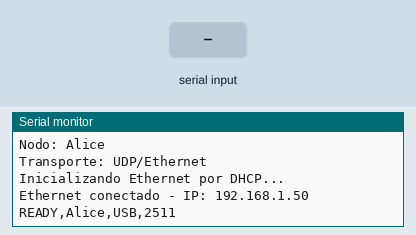
A program run on a simulated Arduino Uno, built with avr-gcc and run on an emulated ATmega328P. Parts: the last lines printed to the serial monitor. Inputs (shaded band) come from the test bench. WiFi joins after 1.5 s; servers stay silent unless stated.

Above: at 3.7 s.
3.8 s: "INVISCOMM_START,\n" received over Serial
At 4.03 s:
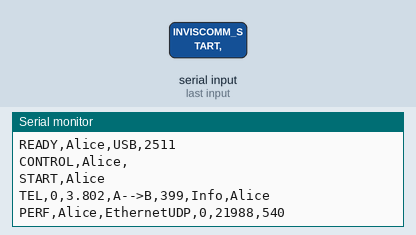
5.3 s: "0\n" received over Serial
At 5.53 s:
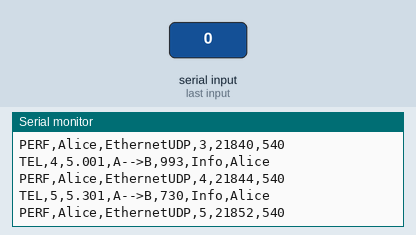
Timing chart, 0 to 8.3 s (numbered marks = the images above; inputs shaded):
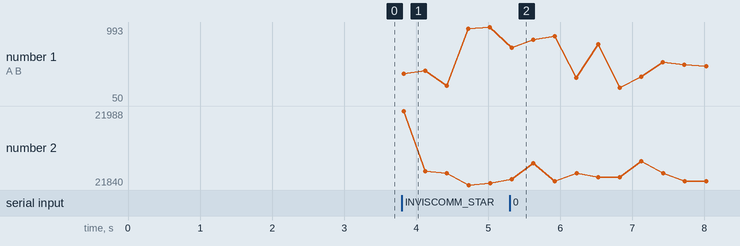

Measured:
- after the input at 3.8 s, the serial monitor: prints a new line at once (image 1)
- after the input at 5.3 s, the serial monitor: prints a new line at once (image 2)

The program:

main.cpp
```cpp
#include <Arduino.h>
#include <SPI.h>
#include <Ethernet.h>
#include "inviscomm/Config.h"
#include "inviscomm/Frame.h"
#include "inviscomm/NodeRuntime.h"
#include "transports/EthernetUdpTransport.h"

#if defined(NODE_ROLE_ALICE)
static const char NODE_NAME[]="Alice";
static const char DIRECTION[]="A-->B";
static const uint8_t NODE_ID=InvisFrame::NODE_A;
static const uint8_t PEER_ID=InvisFrame::NODE_B;
static const uint16_t LOCAL_PORT=InvisCommConfig::UDP_PORT_ALICE;
static const uint16_t REMOTE_PORT=InvisCommConfig::UDP_PORT_BOB;
static const char* MESSAGE=InvisCommConfig::MESSAGE_ALICE;
static const uint8_t MAC_ADDR[6]={0x02,0x49,0x4E,0x56,0x41,0x01};
#elif defined(NODE_ROLE_BOB)
static const char NODE_NAME[]="Bob";
static const char DIRECTION[]="B-->A";
static const uint8_t NODE_ID=InvisFrame::NODE_B;
static const uint8_t PEER_ID=InvisFrame::NODE_A;
static const uint16_t LOCAL_PORT=InvisCommConfig::UDP_PORT_BOB;
static const uint16_t REMOTE_PORT=InvisCommConfig::UDP_PORT_ALICE;
static const char* MESSAGE=InvisCommConfig::MESSAGE_BOB;
static const uint8_t MAC_ADDR[6]={0x02,0x49,0x4E,0x56,0x42,0x02};
#else
#error Define NODE_ROLE_ALICE or NODE_ROLE_BOB
#endif

EthernetUdpTransport transport(LOCAL_PORT,REMOTE_PORT);
NodeRuntime runtime(NODE_NAME,NODE_ID,PEER_ID,DIRECTION,MESSAGE,transport);
bool waitingStart=true;

void printIp(const IPAddress& ip){ Serial.print(ip[0]); Serial.print('.'); Serial.print(ip[1]); Serial.print('.'); Serial.print(ip[2]); Serial.print('.'); Serial.println(ip[3]); }

void setup(){
    Serial.begin(115200);
    while(!Serial && millis()<2000){}
    delay(500);
    Serial.println(); Serial.println(F("========================================")); Serial.println(F("InvisComm Arduino UNO Ethernet")); Serial.println(F("========================================"));
    Serial.print(F("Nodo: ")); Serial.println(NODE_NAME); Serial.println(F("Transporte: UDP/Ethernet")); Serial.println(F("Inicializando Ethernet por DHCP..."));
    if(!transport.begin(MAC_ADDR)){ Serial.print(F("LOG,")); Serial.print(NODE_NAME); Serial.println(F(",ERROR,Ethernet/DHCP initialization failed")); while(true){delay(1000);} }
    Serial.print(F("Ethernet conectado - IP: ")); printIp(transport.localIP());
    Serial.print(F("READY,")); Serial.print(NODE_NAME); Serial.print(F(",USB,")); Serial.println(millis());
}

void loop(){
    if(waitingStart){
        if(Serial.available()){
            char line[80]; const size_t n=Serial.readBytesUntil('\n',line,sizeof(line)-1); line[n]='\0';
            while(n>0 && (line[n-1]=='\r'||line[n-1]=='\n')) line[n-1]='\0';
            if(strncmp(line,"INVISCOMM_START,",16)==0){
                char* last=strrchr(line,','); uint16_t delayMs=InvisCommConfig::START_DELAY_MS; if(last) delayMs=(uint16_t)atoi(last+1);
                Serial.print(F("CONTROL,")); Serial.print(NODE_NAME); Serial.print(','); Serial.println(line+16);
                const uint32_t startAt=millis()+delayMs; runtime.beginAfterStart(startAt); waitingStart=false;
                Serial.print(F("START,")); Serial.println(NODE_NAME);
            }
        }
        return;
    }
    runtime.tick();
}
```

Frame.h
```cpp
#pragma once
#include <Arduino.h>

namespace InvisFrame {
static const uint8_t SIZE = 12;
static const uint8_t MAGIC = 0x49; // 'I'
static const uint8_t VERSION = 1;
static const uint8_t NODE_A = 1;
static const uint8_t NODE_B = 2;

uint16_t crc16CcittFalse(const uint8_t* data, size_t len);
void encode(uint8_t sender,uint8_t flags,uint32_t position,uint16_t coordinate,uint8_t out[SIZE]);
bool decode(const uint8_t in[SIZE],uint8_t& sender,uint8_t& flags,uint32_t& position,uint16_t& coordinate);
}
```

InvisCommEngine.h
```cpp
#pragma once
#include <Arduino.h>

struct InvisCommState {
    uint32_t H;
    uint32_t M1;
    uint32_t M2;
    uint32_t M3;
    uint32_t phase;
};

class InvisCommEngine {
public:
    InvisCommEngine(uint32_t sharedKey, const char* alphabet, uint8_t alphabetLen);
    bool encodeSymbol(char symbol, uint32_t position, uint16_t& coordinate);
    bool decodeCoordinate(uint16_t coordinate, uint32_t position, char& symbol);
    const InvisCommState& state() const { return state_; }

private:
    uint32_t sharedKey_;
    const char* alphabet_;
    uint8_t alphabetLen_;
    InvisCommState state_;

    int16_t alphabetIndex(char c) const;
    void deriveMap(uint32_t position, uint16_t& base, uint16_t& stride) const;
    void evolve(uint32_t position, uint16_t coordinate);
    static uint16_t inverseOdd1024(uint16_t x);
    static void put32(uint8_t* p, uint32_t v);
    static uint32_t get32(const uint8_t* p);
};
```

NodeRuntime.h
```cpp
#pragma once
#include <Arduino.h>
#include "inviscomm/InvisCommEngine.h"
#include "transports/EthernetUdpTransport.h"

class NodeRuntime {
public:
    NodeRuntime(const char* name,uint8_t nodeId,uint8_t peerId,const char* direction,
                const char* startupMessage,EthernetUdpTransport& transport);
    void beginAfterStart(uint32_t startAtMs);
    void tick();
    bool halted() const { return halted_; }
private:
    const char* name_; uint8_t nodeId_; uint8_t peerId_; const char* direction_; const char* message_;
    uint8_t messageIndex_; uint32_t txPos_; uint32_t rxPos_; uint32_t nextTxMs_; uint32_t telSeq_;
    uint32_t noiseState_; bool started_; bool halted_;
    EthernetUdpTransport& transport_;
    InvisCommEngine txEngine_; InvisCommEngine rxEngine_;
    char nextChar(bool& isInfo);
    uint32_t nextNoise();
    void transmitOne();
    void receiveAvailable();
    void fail(const __FlashStringHelper* reason,uint32_t got,uint32_t expected);
};
```

Sha256Lite.h
```cpp
#pragma once
#include <Arduino.h>

class Sha256Lite {
public:
    Sha256Lite();
    void reset();
    void update(const uint8_t* data, size_t len);
    void final(uint8_t out[32]);
    static void digest(const uint8_t* data, size_t len, uint8_t out[32]);

private:
    uint32_t state_[8];
    uint64_t bitLen_;
    uint8_t buffer_[64];
    uint8_t bufferLen_;
    void transform(const uint8_t block[64]);
};
```

EthernetUdpTransport.h
```cpp
#pragma once
#include <Arduino.h>
#include <Ethernet.h>
#include <EthernetUdp.h>
#include "inviscomm/Frame.h"

class EthernetUdpTransport {
public:
    EthernetUdpTransport(uint16_t localPort,uint16_t remotePort);
    bool begin(const uint8_t mac[6]);
    bool send(const uint8_t* payload,uint8_t len);
    int receive(uint8_t* payload,uint8_t maxLen);
    IPAddress localIP() const { return Ethernet.localIP(); }
private:
    EthernetUDP udp_;
    uint16_t localPort_;
    uint16_t remotePort_;
};
```

Frame.cpp
```cpp
#include "inviscomm/Frame.h"

namespace InvisFrame {
uint16_t crc16CcittFalse(const uint8_t* data,size_t len){
    uint16_t crc=0xFFFF;
    for(size_t i=0;i<len;i++){
        crc^=(uint16_t)data[i]<<8;
        for(uint8_t b=0;b<8;b++) crc=(crc&0x8000)?(uint16_t)((crc<<1)^0x1021):(uint16_t)(crc<<1);
    }
    return crc;
}
void encode(uint8_t sender,uint8_t flags,uint32_t position,uint16_t coordinate,uint8_t out[SIZE]){
    out[0]=MAGIC; out[1]=VERSION; out[2]=sender; out[3]=flags;
    out[4]=(uint8_t)(position>>24); out[5]=(uint8_t)(position>>16); out[6]=(uint8_t)(position>>8); out[7]=(uint8_t)position;
    out[8]=(uint8_t)(coordinate>>8); out[9]=(uint8_t)coordinate;
    const uint16_t crc=crc16CcittFalse(out,10); out[10]=(uint8_t)(crc>>8); out[11]=(uint8_t)crc;
}
bool decode(const uint8_t in[SIZE],uint8_t& sender,uint8_t& flags,uint32_t& position,uint16_t& coordinate){
    if(in[0]!=MAGIC||in[1]!=VERSION) return false;
    const uint16_t expected=((uint16_t)in[10]<<8)|in[11]; if(crc16CcittFalse(in,10)!=expected) return false;
    sender=in[2]; flags=in[3];
    position=((uint32_t)in[4]<<24)|((uint32_t)in[5]<<16)|((uint32_t)in[6]<<8)|in[7];
    coordinate=((uint16_t)in[8]<<8)|in[9]; return coordinate<=1023;
}
}
```

InvisCommEngine.cpp
```cpp
#include "inviscomm/InvisCommEngine.h"
#include "inviscomm/Sha256Lite.h"

void InvisCommEngine::put32(uint8_t* p,uint32_t v){ p[0]=v>>24; p[1]=v>>16; p[2]=v>>8; p[3]=v; }
uint32_t InvisCommEngine::get32(const uint8_t* p){ return ((uint32_t)p[0]<<24)|((uint32_t)p[1]<<16)|((uint32_t)p[2]<<8)|p[3]; }

InvisCommEngine::InvisCommEngine(uint32_t sharedKey,const char* alphabet,uint8_t alphabetLen)
: sharedKey_(sharedKey), alphabet_(alphabet), alphabetLen_(alphabetLen) {
    uint8_t seed[12]={'I','n','v','i','s','C','o','m','m',0,0,0};
    seed[9]=(uint8_t)(sharedKey>>16); seed[10]=(uint8_t)(sharedKey>>8); seed[11]=(uint8_t)sharedKey;
    uint8_t d[32]; Sha256Lite::digest(seed,sizeof(seed),d);
    state_.H=get32(d); state_.M1=get32(d+4); state_.M2=get32(d+8); state_.M3=get32(d+12); state_.phase=0;
}

int16_t InvisCommEngine::alphabetIndex(char c) const{
    for(uint8_t i=0;i<alphabetLen_;i++) if(alphabet_[i]==c) return i;
    return -1;
}

void InvisCommEngine::deriveMap(uint32_t position,uint16_t& base,uint16_t& stride) const{
    uint8_t in[28];
    put32(in,sharedKey_); put32(in+4,state_.H); put32(in+8,state_.M1); put32(in+12,state_.M2);
    put32(in+16,state_.M3); put32(in+20,state_.phase); put32(in+24,position);
    uint8_t d[32]; Sha256Lite::digest(in,sizeof(in),d);
    base=(uint16_t)(((uint16_t)d[0]<<8)|d[1]) & 0x03FF;
    stride=(uint16_t)((((uint16_t)d[2]<<8)|d[3]) & 0x03FF) | 1U;
}

uint16_t InvisCommEngine::inverseOdd1024(uint16_t x){
    // Newton iteration modulo powers of two; x is odd.
    uint16_t y=x;
    y=(uint16_t)(y*(2U-x*y));
    y=(uint16_t)(y*(2U-x*y));
    y=(uint16_t)(y*(2U-x*y));
    y=(uint16_t)(y*(2U-x*y));
    return y & 0x03FF;
}

void InvisCommEngine::evolve(uint32_t position,uint16_t coordinate){
    uint8_t in[30];
    put32(in,sharedKey_); put32(in+4,state_.H); put32(in+8,state_.M1); put32(in+12,state_.M2);
    put32(in+16,state_.M3); put32(in+20,state_.phase); put32(in+24,position);
    in[28]=(uint8_t)(coordinate>>8); in[29]=(uint8_t)coordinate;
    uint8_t d[32]; Sha256Lite::digest(in,sizeof(in),d);
    const uint32_t oldM2=state_.M2;
    state_.M1=oldM2;
    state_.M2=state_.M3;
    state_.M3=get32(d+8);
    state_.H=get32(d) ^ get32(d+16);
    state_.phase++;
}

bool InvisCommEngine::encodeSymbol(char symbol,uint32_t position,uint16_t& coordinate){
    const int16_t idx=alphabetIndex(symbol); if(idx<0) return false;
    uint16_t base,stride; deriveMap(position,base,stride);
    coordinate=(uint16_t)((base + ((uint32_t)(uint16_t)idx * stride)) & 0x03FF);
    evolve(position,coordinate); return true;
}

bool InvisCommEngine::decodeCoordinate(uint16_t coordinate,uint32_t position,char& symbol){
    uint16_t base,stride; deriveMap(position,base,stride);
    const uint16_t inv=inverseOdd1024(stride);
    const uint16_t delta=(coordinate-base)&0x03FF;
    const uint16_t idx=(uint16_t)(((uint32_t)delta*inv)&0x03FF);
    if(idx>=alphabetLen_) return false;
    symbol=alphabet_[idx]; evolve(position,coordinate); return true;
}
```

NodeRuntime.cpp
```cpp
#include "inviscomm/NodeRuntime.h"
#include "inviscomm/Config.h"
#include "inviscomm/Frame.h"

NodeRuntime::NodeRuntime(const char* name,uint8_t nodeId,uint8_t peerId,const char* direction,
                         const char* startupMessage,EthernetUdpTransport& transport)
: name_(name),nodeId_(nodeId),peerId_(peerId),direction_(direction),message_(startupMessage),messageIndex_(0),
  txPos_(0),rxPos_(0),nextTxMs_(0),telSeq_(0),noiseState_(InvisCommConfig::SHARED_KEY ^ ((uint32_t)nodeId*0x9E3779B9UL)),
  started_(false),halted_(false),transport_(transport),
  txEngine_(InvisCommConfig::SHARED_KEY,InvisCommConfig::ALPHABET,InvisCommConfig::ALPHABET_LEN),
  rxEngine_(InvisCommConfig::SHARED_KEY,InvisCommConfig::ALPHABET,InvisCommConfig::ALPHABET_LEN) {}

void NodeRuntime::beginAfterStart(uint32_t startAtMs){ nextTxMs_=startAtMs; started_=true; }
uint32_t NodeRuntime::nextNoise(){ uint32_t x=noiseState_; x^=x<<13; x^=x>>17; x^=x<<5; noiseState_=x?x:0xA5A5A5A5UL; return noiseState_; }
char NodeRuntime::nextChar(bool& isInfo){
    const char c=message_[messageIndex_];
    if(c!='\0'){ isInfo=true; messageIndex_++; return c; }
    isInfo=false; return InvisCommConfig::ALPHABET[nextNoise()%InvisCommConfig::ALPHABET_LEN];
}

void NodeRuntime::transmitOne(){
    bool info=false; const char c=nextChar(info); uint16_t coord=0;
    const uint32_t t0=micros();
    if(!txEngine_.encodeSymbol(c,txPos_,coord)){ fail(F("encode"),txPos_,txPos_); return; }
    const uint32_t encodeUs=micros()-t0;
    uint8_t frame[InvisFrame::SIZE]; InvisFrame::encode(nodeId_,0,txPos_,coord,frame);
    const uint32_t s0=micros(); const bool ok=transport_.send(frame,sizeof(frame)); const uint32_t sendUs=micros()-s0;
    if(!ok){ Serial.print(F("LOG,")); Serial.print(name_); Serial.println(F(",ERROR,UDP send failed")); halted_=true; return; }
    Serial.print(F("TEL,")); Serial.print(telSeq_++); Serial.print(','); Serial.print(millis()/1000.0,3); Serial.print(',');
    Serial.print(direction_); Serial.print(','); Serial.print(coord); Serial.print(','); Serial.print(info?F("Info"):F("Noise")); Serial.print(','); Serial.println(name_);
    Serial.print(F("PERF,")); Serial.print(name_); Serial.print(F(",EthernetUDP,")); Serial.print(txPos_); Serial.print(','); Serial.print(encodeUs); Serial.print(','); Serial.println(sendUs);
    txPos_++;
}

void NodeRuntime::fail(const __FlashStringHelper* reason,uint32_t got,uint32_t expected){
    Serial.print(F("LOG,")); Serial.print(name_); Serial.print(F(",ERROR,")); Serial.print(reason); Serial.print(F(": recibida=")); Serial.print(got); Serial.print(F(", esperada=")); Serial.println(expected); halted_=true;
}

void NodeRuntime::receiveAvailable(){
    uint8_t frame[InvisFrame::SIZE];
    for(uint8_t n=0;n<4;n++){
        const int len=transport_.receive(frame,sizeof(frame)); if(len==0) return; if(len<0) continue;
        uint8_t sender,flags; uint32_t pos; uint16_t coord;
        if(!InvisFrame::decode(frame,sender,flags,pos,coord)){ Serial.print(F("LOG,")); Serial.print(name_); Serial.println(F(",ERROR,invalid frame")); halted_=true; return; }
        if(sender!=peerId_) continue;
        if(pos!=rxPos_){ fail(F("Pérdida o desorden"),pos,rxPos_); return; }
        char c='?'; const uint32_t d0=micros(); if(!rxEngine_.decodeCoordinate(coord,rxPos_,c)){ fail(F("decode"),pos,rxPos_); return; } const uint32_t decodeUs=micros()-d0;
        Serial.print(F("RX,")); Serial.print(name_); Serial.print(','); Serial.print(pos); Serial.print(','); Serial.print(coord); Serial.print(F(",'")); Serial.print(c); Serial.print(F("',")); Serial.println(decodeUs);
        rxPos_++;
    }
}

void NodeRuntime::tick(){
    if(!started_||halted_) return;
    receiveAvailable(); if(halted_) return;
    const uint32_t now=millis();
    if((int32_t)(now-nextTxMs_)>=0){ transmitOne(); nextTxMs_+=InvisCommConfig::TX_INTERVAL_MS; }
}
```

Sha256Lite.cpp
```cpp
#include "inviscomm/Sha256Lite.h"

namespace {
const uint32_t K[64] PROGMEM = {
  0x428a2f98UL,0x71374491UL,0xb5c0fbcfUL,0xe9b5dba5UL,0x3956c25bUL,0x59f111f1UL,0x923f82a4UL,0xab1c5ed5UL,
  0xd807aa98UL,0x12835b01UL,0x243185beUL,0x550c7dc3UL,0x72be5d74UL,0x80deb1feUL,0x9bdc06a7UL,0xc19bf174UL,
  0xe49b69c1UL,0xefbe4786UL,0x0fc19dc6UL,0x240ca1ccUL,0x2de92c6fUL,0x4a7484aaUL,0x5cb0a9dcUL,0x76f988daUL,
  0x983e5152UL,0xa831c66dUL,0xb00327c8UL,0xbf597fc7UL,0xc6e00bf3UL,0xd5a79147UL,0x06ca6351UL,0x14292967UL,
  0x27b70a85UL,0x2e1b2138UL,0x4d2c6dfcUL,0x53380d13UL,0x650a7354UL,0x766a0abbUL,0x81c2c92eUL,0x92722c85UL,
  0xa2bfe8a1UL,0xa81a664bUL,0xc24b8b70UL,0xc76c51a3UL,0xd192e819UL,0xd6990624UL,0xf40e3585UL,0x106aa070UL,
  0x19a4c116UL,0x1e376c08UL,0x2748774cUL,0x34b0bcb5UL,0x391c0cb3UL,0x4ed8aa4aUL,0x5b9cca4fUL,0x682e6ff3UL,
  0x748f82eeUL,0x78a5636fUL,0x84c87814UL,0x8cc70208UL,0x90befffaUL,0xa4506cebUL,0xbef9a3f7UL,0xc67178f2UL
};

inline uint32_t rotr(uint32_t x, uint8_t n) { return (x >> n) | (x << (32 - n)); }
inline uint32_t ch(uint32_t x,uint32_t y,uint32_t z){ return (x & y) ^ (~x & z); }
inline uint32_t maj(uint32_t x,uint32_t y,uint32_t z){ return (x & y) ^ (x & z) ^ (y & z); }
inline uint32_t ep0(uint32_t x){ return rotr(x,2) ^ rotr(x,13) ^ rotr(x,22); }
inline uint32_t ep1(uint32_t x){ return rotr(x,6) ^ rotr(x,11) ^ rotr(x,25); }
inline uint32_t sig0(uint32_t x){ return rotr(x,7) ^ rotr(x,18) ^ (x >> 3); }
inline uint32_t sig1(uint32_t x){ return rotr(x,17) ^ rotr(x,19) ^ (x >> 10); }
}

Sha256Lite::Sha256Lite(){ reset(); }
void Sha256Lite::reset(){
    state_[0]=0x6a09e667UL; state_[1]=0xbb67ae85UL; state_[2]=0x3c6ef372UL; state_[3]=0xa54ff53aUL;
    state_[4]=0x510e527fUL; state_[5]=0x9b05688cUL; state_[6]=0x1f83d9abUL; state_[7]=0x5be0cd19UL;
    bitLen_=0; bufferLen_=0;
}
void Sha256Lite::transform(const uint8_t block[64]){
    uint32_t w[64];
    for(uint8_t i=0;i<16;i++){
        const uint8_t j=i*4;
        w[i]=((uint32_t)block[j]<<24)|((uint32_t)block[j+1]<<16)|((uint32_t)block[j+2]<<8)|block[j+3];
    }
    for(uint8_t i=16;i<64;i++) w[i]=sig1(w[i-2])+w[i-7]+sig0(w[i-15])+w[i-16];
    uint32_t a=state_[0],b=state_[1],c=state_[2],d=state_[3],e=state_[4],f=state_[5],g=state_[6],h=state_[7];
    for(uint8_t i=0;i<64;i++){
        uint32_t t1=h+ep1(e)+ch(e,f,g)+pgm_read_dword(&K[i])+w[i];
        uint32_t t2=ep0(a)+maj(a,b,c);
        h=g; g=f; f=e; e=d+t1; d=c; c=b; b=a; a=t1+t2;
    }
    state_[0]+=a; state_[1]+=b; state_[2]+=c; state_[3]+=d;
    state_[4]+=e; state_[5]+=f; state_[6]+=g; state_[7]+=h;
}
void Sha256Lite::update(const uint8_t* data,size_t len){
    for(size_t i=0;i<len;i++){
        buffer_[bufferLen_++]=data[i];
        if(bufferLen_==64){ transform(buffer_); bitLen_+=512; bufferLen_=0; }
    }
}
void Sha256Lite::final(uint8_t out[32]){
    uint64_t totalBits=bitLen_+((uint64_t)bufferLen_*8ULL);
    buffer_[bufferLen_++]=0x80;
    if(bufferLen_>56){ while(bufferLen_<64) buffer_[bufferLen_++]=0; transform(buffer_); bufferLen_=0; }
    while(bufferLen_<56) buffer_[bufferLen_++]=0;
    for(int8_t i=7;i>=0;i--) buffer_[bufferLen_++]=(uint8_t)(totalBits>>(i*8));
    transform(buffer_);
    for(uint8_t i=0;i<8;i++){
        out[i*4]=(uint8_t)(state_[i]>>24); out[i*4+1]=(uint8_t)(state_[i]>>16);
        out[i*4+2]=(uint8_t)(state_[i]>>8); out[i*4+3]=(uint8_t)state_[i];
    }
    reset();
}
void Sha256Lite::digest(const uint8_t* data,size_t len,uint8_t out[32]){ Sha256Lite h; h.update(data,len); h.final(out); }
```

Source omitted: EthernetUdpTransport.cpp (1242 bytes), Config.h (753 bytes)
